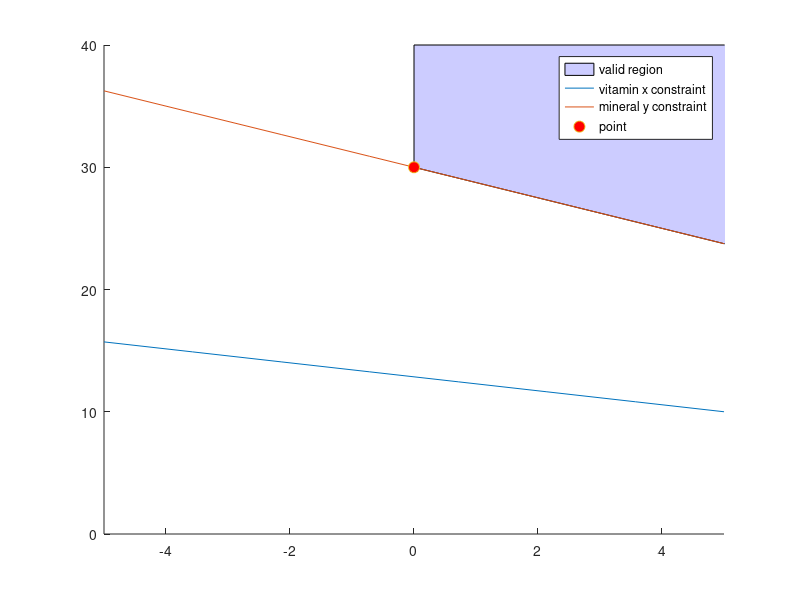

Here is the MATLAB script that generated this plot:
clc; clear;

A = [4 7; 5 4]; 
b = [90; 120];

line1 = @(x) (b(1) - A(1,1) * x) / A(1,2);
line2 = @(x) (b(2) - A(2,1) * x) / A(2,2);
z = @(x, y) 5*x + 6*y;

hold on 


xlim([0 30])
ylim([0 40])

intersection = (A \ b)';
xintercepts = (b ./ A(:,1))';
yintercepts = (b ./ A(:,2))';


xpoint = [];

if A(1,1)*xintercepts(1) >= b(1) & A(2,1)*xintercepts(1) >= b(2)
    xpoint(end+1) = xintercepts(1);
elseif A(1,1)*xintercepts(2) >= b(1) & A(2,1)*xintercepts(2) >= b(2)
    xpoint(end+1) = xintercepts(2);
end

ypoint = [];

if A(1,2)*yintercepts(1) >= b(1) & A(2,2)*yintercepts(1) >= b(2)
    ypoint(end+1) = yintercepts(1);
elseif A(1,2)*yintercepts(2) >= b(1) & A(2,2)*yintercepts(2) >= b(2)
    ypoint(end+1) = yintercepts(2);
end

points = [[xpoint, 0]; [0, ypoint]];
pointsfill = [[xpoint, 0]; [0, ypoint]; [0, 40]; [30, 40]; [30, 0]];

fill(pointsfill(:,1), pointsfill(:,2), 'b', "FaceAlpha",0.2)
fplot(line1)
fplot(line2)
plot(points(:,1), points(:,2), 'o', "MarkerSize", 8, "MarkerFaceColor","r")



legend("valid region", "vitamin x constraint", "mineral y constraint", "point")

fprintf("%7s %8s", ["Point", "Z"])
fprintf("%7s %8s", ["=====", "="])
for i = 1: 2
fprintf("(%3i,%3i)    %3i\n", points(i,1), points(i,2), z(points(i,1), points(i,2)));
end
